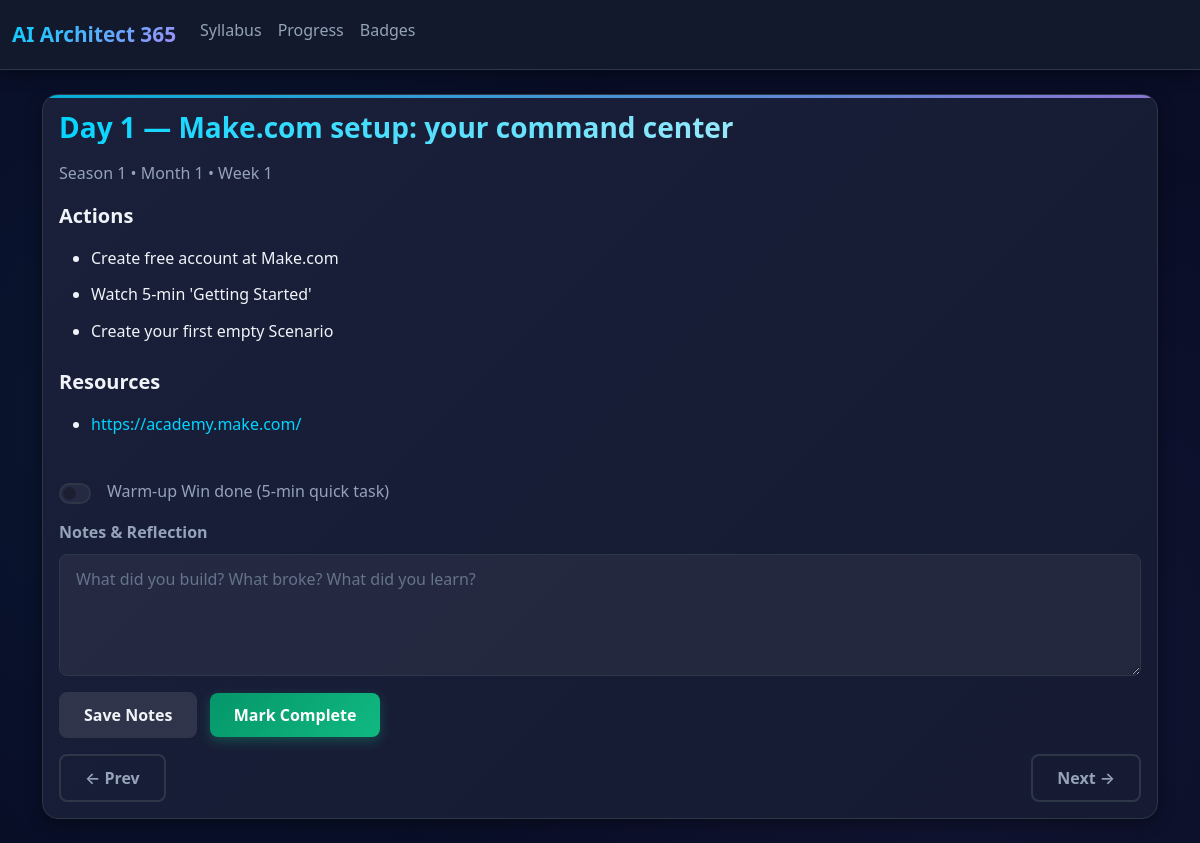
Page /day/1 on the earlier database version.
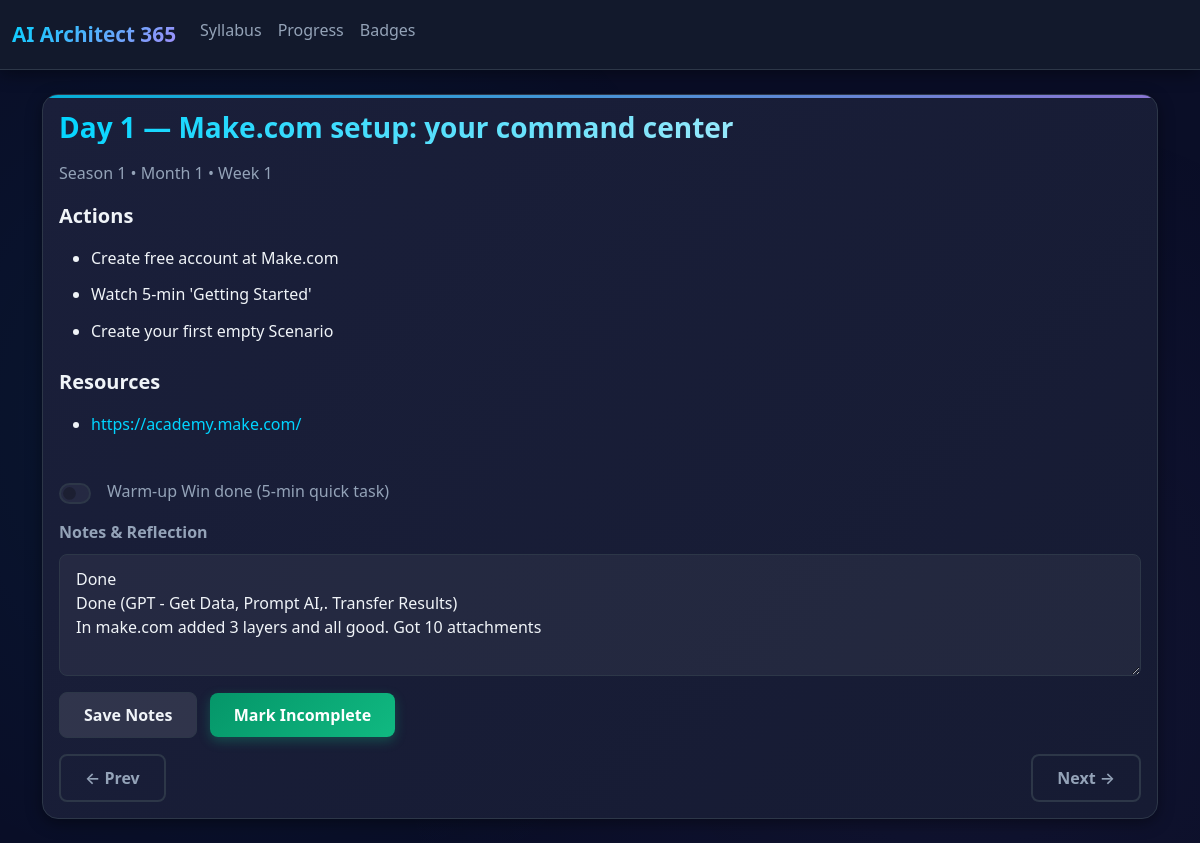
Same page on the later database version.
### app.py (models this page shows)
class Progress(db.Model):
    id = db.Column(db.Integer, primary_key=True)
    day_number = db.Column(db.Integer, unique=True, nullable=False)
    done = db.Column(db.Boolean, default=False)
    notes = db.Column(db.Text, default="")
    warmup_done = db.Column(db.Boolean, default=False)
    completed_at = db.Column(db.DateTime, nullable=True)

### app.py (the view, shortened to what this page needs)
@app.route('/day/<int:day_number>', methods=['GET', 'POST'])
def day(day_number):
    syllabus = load_syllabus()
    if day_number < 1 or day_number > len(syllabus):
        flash("Invalid day number.")
        return redirect(url_for('index'))
    d = syllabus[day_number-1]
    progress = Progress.query.filter_by(day_number=day_number).first()
    next_day = min(len(syllabus), day_number+1)
    prev_day = max(1, day_number-1)
    return render_template('day.html', d=d, day_number=day_number, progress=progress, next_day=next_day, prev_day=prev_day)

### app.py (called while the page is built)
def load_syllabus():
    with open(os.path.join('data', 'syllabus.json')) as f:
        return json.load(f)["days"]

### templates/day.html (shortened to what this page needs)
{% extends "base.html" %}
{% block content %}
<div class="card p-3">
  <h3>Day {{ day_number }} — {{ d.title }}</h3>
  <p class="text-secondary">Season {{ d.season }} • Month {{ d.month_in_season }} • Week {{ d.week }}</p>
  <h5>Actions</h5>
  <ul>
    {% for a in d.actions %}<li>{{ a }}</li>{% endfor %}
  </ul>
  {% if d.resources %}
  <h5>Resources</h5>
  <ul>{% for r in d.resources %}<li><a href="{{ r }}" target="_blank">{{ r }}</a></li>{% endfor %}</ul>
  {% endif %}
  <form method="post" class="mt-3">
    <div class="form-check form-switch">
      <input class="form-check-input" type="checkbox" name="warmup" id="warmup" {% if progress and progress.warmup_done %}checked{% endif %}>
      <label class="form-check-label" for="warmup">Warm-up Win done (5-min quick task)</label>
    </div>
    <div class="mb-3 mt-3">
      <label class="form-label">Notes & Reflection</label>
      <textarea name="notes" class="form-control" rows="4" placeholder="What did you build? What broke? What did you learn?">{% if progress %}{{ progress.notes }}{% endif %}</textarea>
    </div>
    <button class="btn btn-secondary me-2" name="action" value="save">Save Notes</button>
    <button class="btn btn-success" name="action" value="toggle_done">
      {% if progress and progress.done %}Mark Incomplete{% else %}Mark Complete{% endif %}
    </button>
  </form>
  <div class="d-flex justify-content-between mt-3">
    <a href="{{ url_for('day', day_number=prev_day) }}" class="btn btn-outline-light">← Prev</a>
    <a href="{{ url_for('day', day_number=next_day) }}" class="btn btn-outline-light">Next →</a>
  </div>
</div>
{% endblock %}

### templates/base.html (shortened to what this page needs)
<!doctype html>
<html lang="en">
<head>
  <link href="https://cdn.jsdelivr.net/npm/bootstrap@5.3.3/dist/css/bootstrap.min.css" rel="stylesheet">
  <link rel="stylesheet" href="{{ url_for('static', filename='style.css') }}">
</head>
<body>
<nav class="navbar navbar-expand-lg navbar-dark bg-dark">
  <div class="container-fluid">
    <a class="navbar-brand" href="{{ url_for('index') }}">AI Architect 365</a>
    <div class="collapse navbar-collapse" id="nav">
      <ul class="navbar-nav me-auto mb-2 mb-lg-0">
        <li class="nav-item"><a class="nav-link" href="{{ url_for('syllabus') }}">Syllabus</a></li>
        <li class="nav-item"><a class="nav-link" href="{{ url_for('progress') }}">Progress</a></li>
        <li class="nav-item"><a class="nav-link" href="{{ url_for('badges') }}">Badges</a></li>
      </ul>
    </div>
  </div>
</nav>
<main class="container my-4">
  {% block content %}{% endblock %}
</main>
</body>
</html>

### static/style.css (style rules this page uses)
:root { --bg-primary: #0a0e27; --bg-secondary: #141b2d; --bg-card: linear-gradient(135deg, #1a1f3a 0%, #161b33 100%); --bg-card-hover: linear-gradient(135deg, #1f2545 0%, #1a1f3a 100%); --accent-primary: #00d4ff; --accent-secondary: #0099ff; --accent-tertiary: #00ffaa; --accent-gold: #ffd700; --accent-purple: #a78bfa; --success: #10b981; --warning: #f59e0b; --info: #3b82f6; --danger: #ef4444; --text-primary: #f0f4f8; --text-secondary: #94a3b8; --text-muted: #64748b; --border-color: #2d3748; --shadow-sm: 0 2px 8px rgba(0, 0, 0, 0.3); --shadow-md: 0 4px 16px rgba(0, 0, 0, 0.4); --shadow-lg: 0 8px 32px rgba(0, 0, 0, 0.5); --shadow-glow: 0 0 20px rgba(0, 212, 255, 0.3); }
body { background: var(--bg-primary); color: var(--text-primary); font-family: 'Segoe UI', system-ui, -apple-system, sans-serif; line-height: 1.6; min-height: 100vh; }
body::before { content: ''; position: fixed; top: 0; left: 0; right: 0; bottom: 0; background: radial-gradient(circle at 20% 50%, rgba(0, 212, 255, 0.05) 0%, transparent 50%), radial-gradient(circle at 80% 80%, rgba(167, 139, 250, 0.05) 0%, transparent 50%); pointer-events: none; z-index: -1; }
a { color: var(--accent-primary); text-decoration: none; transition: color 0.3s ease; }
.navbar { background: rgba(20, 27, 45, 0.95) !important; backdrop-filter: blur(10px); border-bottom: 1px solid var(--border-color); box-shadow: var(--shadow-md); }
.navbar-brand { font-weight: 700; font-size: 1.3rem; background: linear-gradient(135deg, var(--accent-primary), var(--accent-purple)); -webkit-background-clip: text; -webkit-text-fill-color: transparent; background-clip: text; }
.nav-link { color: var(--text-secondary) !important; font-weight: 500; transition: color 0.3s ease; position: relative; }
.nav-link::after { content: ''; position: absolute; bottom: 0; left: 50%; width: 0; height: 2px; background: var(--accent-primary); transition: width 0.3s ease, left 0.3s ease; }
.card { background: var(--bg-card); border: 1px solid var(--border-color); border-radius: 16px; box-shadow: var(--shadow-md); transition: transform 0.3s ease, box-shadow 0.3s ease; position: relative; overflow: hidden; }
.card::before { content: ''; position: absolute; top: 0; left: 0; right: 0; height: 3px; background: linear-gradient(90deg, var(--accent-primary), var(--accent-purple)); opacity: 0.8; }
.card h3, .card h4, .card h5 { color: var(--text-primary); margin-bottom: 1rem; font-weight: 600; }
.card h3 { font-size: 1.75rem; background: linear-gradient(135deg, var(--accent-primary), var(--text-primary)); -webkit-background-clip: text; -webkit-text-fill-color: transparent; background-clip: text; }
.btn { border-radius: 8px; font-weight: 600; padding: 0.625rem 1.5rem; transition: all 0.3s ease; border: none; position: relative; overflow: hidden; }
.btn-success { background: linear-gradient(135deg, #059669, var(--success)); color: white; box-shadow: 0 4px 12px rgba(16, 185, 129, 0.3); }
.btn-secondary { background: rgba(255, 255, 255, 0.1); color: var(--text-primary); border: 1px solid var(--border-color); }
.btn-outline-light { border: 2px solid var(--border-color); color: var(--text-secondary); background: transparent; }
.form-control { background: rgba(255, 255, 255, 0.05); border: 1px solid var(--border-color); color: var(--text-primary); border-radius: 8px; padding: 0.75rem 1rem; transition: all 0.3s ease; }
.form-control::placeholder { color: var(--text-muted); }
.form-label { color: var(--text-secondary); font-weight: 600; margin-bottom: 0.5rem; }
.form-check-input { background-color: rgba(255, 255, 255, 0.05); border: 2px solid var(--border-color); width: 2.5rem; height: 1.3rem; cursor: pointer; }
.form-check-label { color: var(--text-secondary); margin-left: 0.5rem; cursor: pointer; }
.text-secondary { color: var(--text-secondary) !important; }
html { scroll-behavior: smooth; }
ul, ol { color: var(--text-primary); line-height: 1.8; }
ul li, ol li { color: var(--text-primary); margin-bottom: 0.5rem; }
.card ul li, .card ol li { color: var(--text-primary); font-size: 1rem; }
.card p { color: var(--text-secondary); line-height: 1.7; }

Differences in the rows shown:
added Progress: notes "Done Done (GPT - Get Data, Prompt AI,. Transfer Results) In make.com added 3 layers and all good. Got 10 attachments"
Other differences:
form field warmup: "☐" → (not shown)
text no longer shown: "Mark Complete"
text now shown: "Mark Incomplete"
